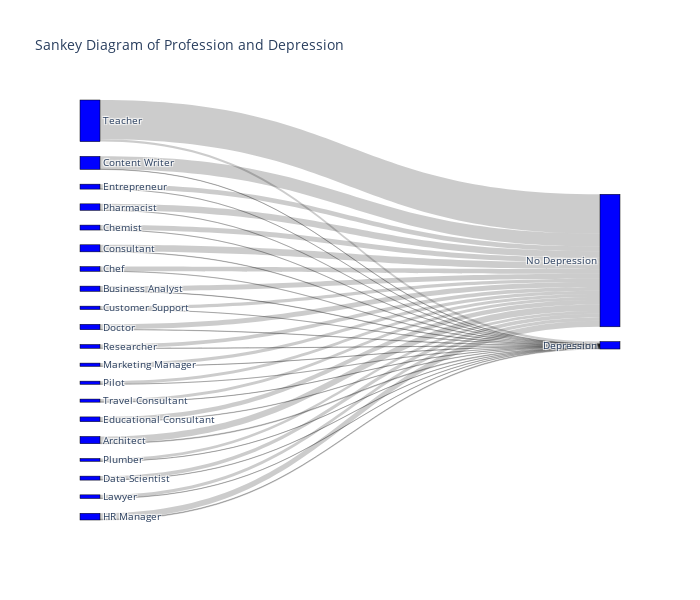

The cell this chart's notebook holds for it:
### Code cell
# Create a DataFrame for the top 20 professions and their relationship with depression
top_n_professions = 20
profession_counts = df_train['Profession'].value_counts().nlargest(top_n_professions)
filtered_data = df_train[df_train['Profession'].isin(profession_counts.index)]

# Create a summary DataFrame
sankey_data = filtered_data.groupby(['Profession', 'Depression']).size().reset_index(name='Count')

# Define the source and target for the Sankey chart
labels = list(sankey_data['Profession'].unique()) + ['No Depression', 'Depression']
source_indices = []
target_indices = [] 

for _, row in sankey_data.iterrows():
    profession_index = labels.index(row['Profession'])
    depression_index = labels.index('Depression' if row['Depression'] == 1 else 'No Depression')
    source_indices.append(profession_index)
    target_indices.append(depression_index)

# Create a Sankey chart
fig = go.Figure(data=[go.Sankey(
    node=dict(
        pad=15,
        thickness=20,
        line=dict(color="black", width=0.5),
        label=labels,
        color='blue'
    ),
    link=dict(
        source=source_indices,  # Indices correspond to labels, e.g., A=0, B=1, C=2...
        target=target_indices,
        value=sankey_data['Count']
    )
)])

fig.update_layout(
    title_text="Sankey Diagram of Profession and Depression", 
    font_size=10,
    width=700, 
    height=600)

fig.show()

### Figure 1 — Plotly figure (JSON) as saved in the notebook; plotly's stock layout.template omitted (floating-point values rounded to 4 significant figures)
{"data": [{"link": {"source": [0, 0, 1, 1, 2, 2, 3, 3, 4, 4, 5, 5, 6, 6, 7, 7, 8, 8, 9, 9, 10, 10, 11, 11, 12, 12, 13, 13, 14, 14, 15, 15, 16, 16, 17, 17, 18, 18, 19, 19], "target": [20, 21, 20, 21, 20, 21, 20, 21, 20, 21, 20, 21, 20, 21, 20, 21, 20, 21, 20, 21, 20, 21, 20, 21, 20, 21, 20, 21, 20, 21, 20, 21, 20, 21, 20, 21, 20, 21, 20, 21], "value": [3937, 433, 2982, 179, 2723, 139, 2883, 84, 4030, 199, 7668, 146, 1962, 93, 2204, 186, 3083, 172, 2639, 213, 2906, 62, 3592, 430, 2046, 166, 1876, 100, 3789, 104, 1815, 98, 1636, 112, 2234, 94, 23520, 1386, 1774, 86]}, "node": {"color": "blue", "label": ["Architect", "Business Analyst", "Chef", "Chemist", "Consultant", "Content Writer", "Customer Support", "Data Scientist", "Doctor", "Educational Consultant", "Entrepreneur", "HR Manager", "Lawyer", "Marketing Manager", "Pharmacist", "Pilot", "Plumber", "Researcher", "Teacher", "Travel Consultant", "No Depression", "Depression"], "line": {"color": "black", "width": 0.5}, "pad": 15, "thickness": 20}, "type": "sankey"}], "layout": {"font": {"size": 10}, "height": 600, "title": {"text": "Sankey Diagram of Profession and Depression"}, "width": 700}}
